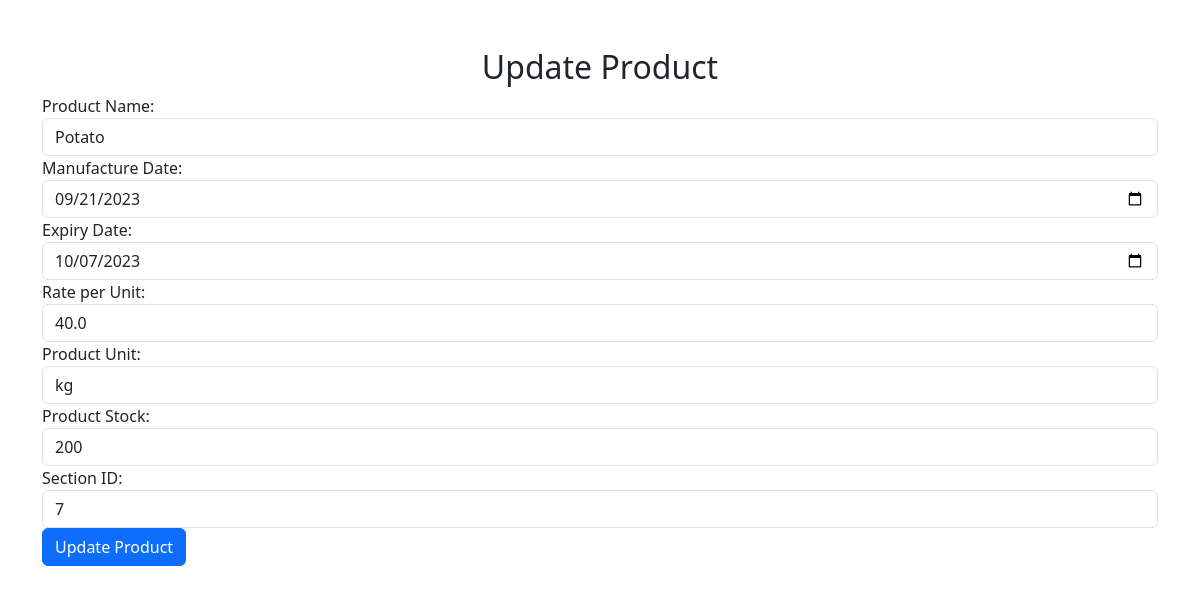
Screenshot of /product/1/update with the database file from the repository.
### app.py (models this page shows, shortened)
class Product(db.Model):
    product_id = db.Column(db.Integer, primary_key=True)
    product_name = db.Column(db.String(100), nullable=False)
    product_manufacture_date = db.Column(db.Date)
    product_expiry_date = db.Column(db.Date)
    product_rate_per_unit = db.Column(db.Float, nullable=False)
    product_unit = db.Column(db.String(20))  # For example, 'Rs/Kg', 'Rs/Litre'
    product_stock = db.Column(db.Integer, nullable=False)
    section_id = db.Column(db.Integer, db.ForeignKey('section.section_id'), nullable=False)  # Corrected the ForeignKey

### app.py (the view, shortened to what this page needs)
@app.route('/product/<int:product_id>/update', methods=['GET', 'POST'])
def update_product(product_id):
    product = Product.query.get(product_id)
    return render_template("update_product.html", product=product)

### templates/update_product.html (shortened to what this page needs)
<!DOCTYPE html>
<html lang="en">
<head>
    <link rel="stylesheet" href="https://cdn.jsdelivr.net/npm/bootstrap/dist/css/bootstrap.min.css">
</head>
<body>
    <div class="container mt-5">
        <h2 class="text-center">Update Product</h2>
        <form action="" method="post">
            <div class="form-group">
                <label for="product_name">Product Name:</label>
                <input type="text" class="form-control" name="product_name" value="{{ product.product_name }}" required>
            </div>
            <div class="form-group">
                <label for="product_manufacture_date">Manufacture Date:</label>
                <input type="date" class="form-control" name="product_manufacture_date"
                    value="{{ product.product_manufacture_date.strftime('%Y-%m-%d') }}" required>
            </div>
            <div class="form-group">
                <label for="product_expiry_date">Expiry Date:</label>
                <input type="date" class="form-control" name="product_expiry_date"
                    value="{{ product.product_expiry_date.strftime('%Y-%m-%d') }}" required>
            </div>
            <div class="form-group">
                <label for="product_rate_per_unit">Rate per Unit:</label>
                <input type="text" class="form-control" name="product_rate_per_unit"
                    value="{{ product.product_rate_per_unit }}" required>
            </div>
            <div class="form-group">
                <label for="product_unit">Product Unit:</label>
                <input type="text" class="form-control" name="product_unit" value="{{ product.product_unit }}" required>
            </div>
            <div class="form-group">
                <label for="product_stock">Product Stock:</label>
                <input type="text" class="form-control" name="product_stock" value="{{ product.product_stock }}"
                    required>
            </div>
            <div class="form-group">
                <label for="section_id">Section ID:</label>
                <input type="text" class="form-control" name="section_id" value="{{ product.section_id }}" required>
            </div>
            <button type="submit" class="btn btn-primary">Update Product</button>
        </form>
    </div>
</body>
</html>

### rows the page displays
Product: product_name "Potato", product_manufacture_date "09/21/2023", product_expiry_date "10/07/2023", product_rate_per_unit "40.0", product_unit "kg", product_stock "200", section_id "7"
